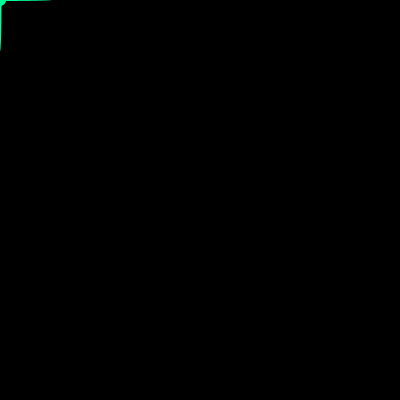
Frame 1 (no input)
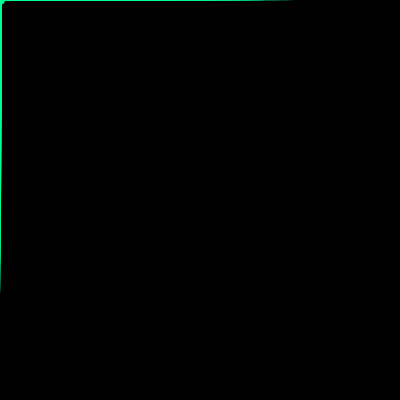
Frame 60 (the mouse pressed at the canvas centre just before this capture)
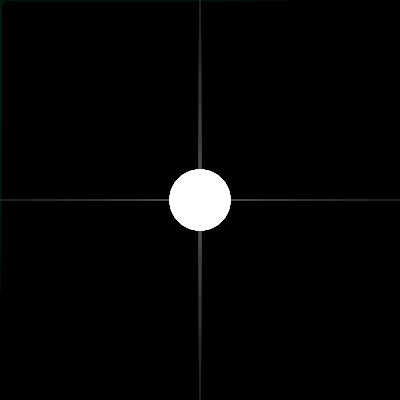
Frame 120 (the mouse held since frame 60 and released just before this capture)

The Processing sketch that drew these frames (run headless with seeded random() and noise(); from frame 60 on, the mouse is pressed at the canvas centre):

// Processing sketch: processing_125549
// ── processing_125549.pde

float x = 0;
float speed = 10;
int y = 10;
int v = 10;
int t = (int)(Math.random()* v);
int q = 10;

void setup() {
 size(400, 400); 
 fill (0);
 noStroke ();
 rect (0, 0, width, height); 
}

void draw() {
 fill (0, 10);
 rect (0, 0, width, height);
 
 fill(255); 
 ellipse(mouseX, mouseY, y, y); 
 frameRate(40);
 
//Kreise verändern ihren Durchmesser (Vergößern, Verkleinern)

  if ((mouseY>=150) && (mouseY<=250) && (y<=60)) {
     y=y+3; }
 
  if (((mouseY<150) || (mouseY>250)) && (y>=5)){
     y=y-3; }

//Farbzuordnung zu vir unterschiedlichen Zonen in Y-Richtung

  if (((mouseY<=50) || (mouseY>=350))) {
     fill(0, 255, 151);
     ellipse(mouseX, mouseY, y+5, y+5); }
 
  if (((mouseY>50 && mouseY<100) || (mouseY>300 && mouseY<350))) {
     fill(90, 255, 187);
     ellipse(mouseX, mouseY, y+5, y+5); }
   
  if (((mouseY>=100 && mouseY<150) || (mouseY>250 && mouseY<=300))) {
     fill(175, 255, 222);
     ellipse(mouseX, mouseY, y+5, y+5); }
  
// Zwei zusätliche Ellipsen die sich mit Hilfe von Random im 
// äußeren X-Bereich (vor Allem in den Ecken) strecken
 
  if (((mouseX<150) || (mouseX>250))){
     t = (int)(Math.random()* 100);
     ellipse(mouseX, mouseY, y+t, 2); 
     ellipse(mouseX, mouseY, 3, y+t); }
 
  if (((mouseY<50) || (mouseY>350))){
     v = v + 5;
     t = (int)(Math.random()* v);
     ellipse(mouseX, mouseY, y+t, 2); 
     ellipse(mouseX, mouseY, 3, y+t); }
 
  if (((mouseX<50) || (mouseX>350))){
     v = v + 5;
     t = (int)(Math.random()* v);
     ellipse(mouseX, mouseY, y+t, 2); 
     ellipse(mouseX, mouseY, 3, y+t); }
 
  if (((mouseY>=50) && (mouseY<=350)) && (v>0)) {
     v = v - 10;
     t = (int)(Math.random()* v);
     ellipse(mouseX, mouseY, y+t, 2); 
     ellipse(mouseX, mouseY, 3, y+t); }
 
  if (((mouseX>=50) && (mouseX<=350)) && (v>0)) {
     v = v - 10;
     t = (int)(Math.random()* v);
     ellipse(mouseX, mouseY, y+t, 2); 
     ellipse(mouseX, mouseY, 3, y+t); }
} 
